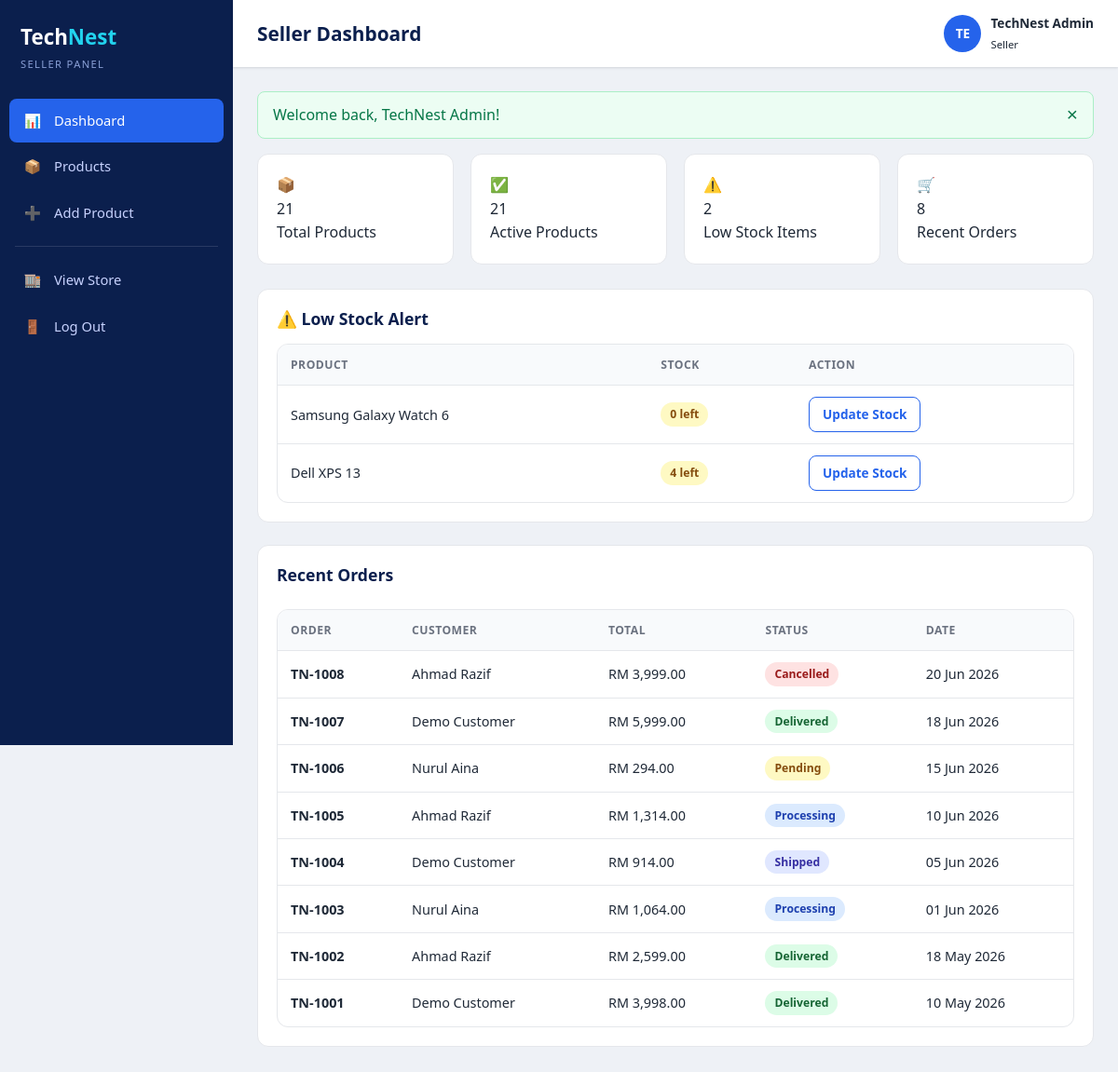
Screenshot of /seller/dashboard.php (signed in) with the database file from the repository.
### tables this page shows
CREATE TABLE users (
  user_id       INT AUTO_INCREMENT PRIMARY KEY,
  full_name     VARCHAR(100)  NOT NULL,
  email         VARCHAR(150)  NOT NULL UNIQUE,
  password_hash VARCHAR(255)  NOT NULL,
  phone         VARCHAR(30)   DEFAULT NULL,
  role          ENUM('customer','admin') NOT NULL DEFAULT 'customer',
  created_at    TIMESTAMP NOT NULL DEFAULT CURRENT_TIMESTAMP
);

CREATE TABLE products (
  product_id     INT AUTO_INCREMENT PRIMARY KEY,
  category_id    INT NOT NULL,
  name           VARCHAR(150)  NOT NULL,
  brand          VARCHAR(80)   DEFAULT NULL,
  description    TEXT          DEFAULT NULL,
  price          DECIMAL(10,2) NOT NULL,
  discount_price DECIMAL(10,2) DEFAULT NULL,
  stock_quantity INT           NOT NULL DEFAULT 0,
  image_path     VARCHAR(255)  DEFAULT NULL,
  is_featured    TINYINT(1)    NOT NULL DEFAULT 0,
  status         ENUM('active','inactive') NOT NULL DEFAULT 'active',
  created_at     TIMESTAMP NOT NULL DEFAULT CURRENT_TIMESTAMP,
  CONSTRAINT fk_products_category
    FOREIGN KEY (category_id) REFERENCES categories(category_id)
    ON UPDATE CASCADE ON DELETE RESTRICT,
  INDEX idx_products_category (category_id),
  INDEX idx_products_featured (is_featured)
);

CREATE TABLE orders (
  order_id        INT AUTO_INCREMENT PRIMARY KEY,
  user_id         INT NOT NULL,
  order_number    VARCHAR(20) NOT NULL UNIQUE,
  full_name       VARCHAR(100) NOT NULL,
  phone           VARCHAR(30)  NOT NULL,
  address         VARCHAR(255) NOT NULL,
  city            VARCHAR(80)  NOT NULL,
  postcode        VARCHAR(20)  NOT NULL,
  subtotal        DECIMAL(10,2) NOT NULL,
  shipping_fee    DECIMAL(10,2) NOT NULL DEFAULT 0.00,
  discount_amount DECIMAL(10,2) NOT NULL DEFAULT 0.00,
  coupon_code     VARCHAR(30)   DEFAULT NULL,
  total           DECIMAL(10,2) NOT NULL,
  payment_status  ENUM('unpaid','paid','refunded') NOT NULL DEFAULT 'unpaid',
  payment_method  VARCHAR(20)  DEFAULT NULL,
  status          ENUM('pending','processing','shipped','delivered','cancelled')
                    NOT NULL DEFAULT 'pending',
  created_at      TIMESTAMP NOT NULL DEFAULT CURRENT_TIMESTAMP,
  CONSTRAINT fk_orders_user
    FOREIGN KEY (user_id) REFERENCES users(user_id)
    ON UPDATE CASCADE ON DELETE CASCADE,
  INDEX idx_orders_user (user_id),
  INDEX idx_orders_status (status),
  INDEX idx_orders_payment_status (payment_status)
);

### includes/functions.php (called while the page is built, shortened)
<?php
require_once __DIR__ . '/db.php';
function e($value): string
{
    return htmlspecialchars((string) ($value ?? ''), ENT_QUOTES, 'UTF-8');
}
function url(string $path = ''): string
{
    return BASE_URL . ltrim($path, '/');
}
function money($amount): string
{
    return 'RM ' . number_format((float) $amount, 2);
}
function get_flashes(): array
{
    $flashes = $_SESSION['flash'] ?? [];
    return $flashes;
}
function db_one(string $sql, array $params = []): ?array
{
    $stmt = db()->prepare($sql);
    $stmt->execute($params);
    $row = $stmt->fetch();
    return $row === false ? null : $row;
}
function db_all(string $sql, array $params = []): array
{
    $stmt = db()->prepare($sql);
    $stmt->execute($params);
    return $stmt->fetchAll();
}

### includes/db.php (called while the page is built, shortened)
<?php
function db(): PDO
{
    static $pdo = null;
    if ($pdo instanceof PDO) {
        return $pdo;
    }
    $dsn = sprintf(
        'mysql:host=%s;port=%s;dbname=%s;charset=%s',
        DB_HOST, DB_PORT, DB_NAME, DB_CHARSET
    );
    $options = [
        PDO::ATTR_ERRMODE            => PDO::ERRMODE_EXCEPTION,
        PDO::ATTR_DEFAULT_FETCH_MODE => PDO::FETCH_ASSOC,
        PDO::ATTR_EMULATE_PREPARES   => false,
    ];
    try {
        $pdo = new PDO($dsn, DB_USER, DB_PASS, $options);
    } catch (PDOException $e) {
        http_response_code(500);
        exit(
            'Database connection failed. Please make sure MySQL is running and that '
            . 'the database "' . DB_NAME . '" has been imported (see README.md).'
        );
    }
    return $pdo;
}

### includes/auth.php (called while the page is built, shortened)
<?php
require_once __DIR__ . '/functions.php';
function current_user(): ?array
{
    $user = db_one('SELECT * FROM users WHERE user_id = ?', [$_SESSION['user_id']]) ?: false;
    return $user ?: null;
}

### seller/dashboard.php (the view, shortened to what this page needs)
<?php
require_once __DIR__ . '/../includes/auth.php';
$totalProducts  = db_one('SELECT COUNT(*) AS n FROM products')['n'] ?? 0;
$activeProducts = db_one('SELECT COUNT(*) AS n FROM products WHERE status="active"')['n'] ?? 0;
$lowStock       = db_all('SELECT name, stock_quantity FROM products WHERE stock_quantity <= ? AND status="active" ORDER BY stock_quantity ASC', [LOW_STOCK_THRESHOLD]);
$recentOrders   = db_all('SELECT o.order_number, o.created_at, o.total, o.status, u.full_name AS customer
                           FROM orders o JOIN users u ON u.user_id = o.user_id
                           ORDER BY o.created_at DESC LIMIT 8');
$heading    = 'Seller Dashboard';
require __DIR__ . '/../includes/seller_header.php';
?>
<div class="stat-grid">
    <div class="stat-card">
        <div class="stat-icon">📦</div>
        <div class="stat-body">
            <div class="stat-value"><?= (int)$totalProducts ?></div>
            <div class="stat-label">Total Products</div>
        </div>
    </div>
    <div class="stat-card">
        <div class="stat-icon">✅</div>
        <div class="stat-body">
            <div class="stat-value"><?= (int)$activeProducts ?></div>
            <div class="stat-label">Active Products</div>
        </div>
    </div>
    <div class="stat-card">
        <div class="stat-icon">⚠️</div>
        <div class="stat-body">
            <div class="stat-value"><?= count($lowStock) ?></div>
            <div class="stat-label">Low Stock Items</div>
        </div>
    </div>
    <div class="stat-card">
        <div class="stat-icon">🛒</div>
        <div class="stat-body">
            <div class="stat-value"><?= count($recentOrders) ?></div>
            <div class="stat-label">Recent Orders</div>
        </div>
    </div>
</div>
<?php if (!empty($lowStock)): ?>
<div class="panel mt-3">
    <h2>⚠️ Low Stock Alert</h2>
    <div class="table-wrap mt-2">
        <table class="data">
            <thead><tr><th>Product</th><th>Stock</th><th>Action</th></tr></thead>
            <tbody>
            <?php foreach ($lowStock as $ls): ?>
                <tr>
                    <td><?= e($ls['name']) ?></td>
                    <td><span class="pill pill-pending"><?= (int)$ls['stock_quantity'] ?> left</span></td>
                    <td><a href="<?= e(url('seller/products.php?q=' . urlencode($ls['name']))) ?>" class="btn btn-sm btn-outline">Update Stock</a></td>
                </tr>
            <?php endforeach; ?>
            </tbody>
        </table>
    </div>
</div>
<?php endif; ?>
<div class="panel mt-3">
    <div style="display:flex;justify-content:space-between;align-items:center;margin-bottom:12px">
        <h2>Recent Orders</h2>
    </div>
    <?php if (empty($recentOrders)): ?>
        <p class="muted">No orders yet.</p>
    <?php else: ?>
    <div class="table-wrap">
        <table class="data">
            <thead><tr><th>Order</th><th>Customer</th><th>Total</th><th>Status</th><th>Date</th></tr></thead>
            <tbody>
            <?php foreach ($recentOrders as $o): ?>
                <tr>
                    <td><strong><?= e($o['order_number']) ?></strong></td>
                    <td><?= e($o['customer']) ?></td>
                    <td><?= e(money($o['total'])) ?></td>
                    <td><span class="pill pill-<?= e($o['status']) ?>"><?= e(ucfirst($o['status'])) ?></span></td>
                    <td><?= e(date('d M Y', strtotime($o['created_at']))) ?></td>
                </tr>
            <?php endforeach; ?>
            </tbody>
        </table>
    </div>
    <?php endif; ?>
</div>
<?php require __DIR__ . '/../includes/seller_footer.php'; ?>

### includes/seller_header.php (shortened to what this page needs)
<?php
require_once __DIR__ . '/auth.php';
$seller_user = current_user();
$current     = basename($_SERVER['SCRIPT_NAME'] ?? '');
?>
<!DOCTYPE html>
<html lang="en">
<head>
    <link rel="stylesheet" href="<?= e(url('assets/css/style.css')) ?>">
    <link rel="stylesheet" href="<?= e(url('assets/css/admin.css')) ?>">
</head>
<body class="admin-body">
<div class="admin-shell">
    <aside class="admin-sidebar" id="admin-sidebar">
        <div class="admin-brand">Tech<span>Nest</span><small>Seller Panel</small></div>
        <nav class="admin-nav">
            <a href="<?= e(url('seller/dashboard.php')) ?>" class="<?= $current === 'dashboard.php' ? 'active' : '' ?>">
                <span class="ic">📊</span> Dashboard
            </a>
            <a href="<?= e(url('seller/products.php')) ?>" class="<?= in_array($current, ['products.php','product_form.php']) ? 'active' : '' ?>">
                <span class="ic">📦</span> Products
            </a>
            <a href="<?= e(url('seller/product_form.php')) ?>">
                <span class="ic">➕</span> Add Product
            </a>
            <hr>
            <a href="<?= e(url('index.php')) ?>"><span class="ic">🏬</span> View Store</a>
            <a href="<?= e(url('logout.php')) ?>"><span class="ic">🚪</span> Log Out</a>
        </nav>
    </aside>
    <div class="admin-main">
        <header class="admin-topbar">
            <h1 class="admin-title"><?= e($heading ?? 'Seller Dashboard') ?></h1>
            <div class="admin-user">
                <span class="admin-avatar"><?= e(strtoupper(substr($seller_user['full_name'], 0, 2))) ?></span>
                <div><strong><?= e($seller_user['full_name']) ?></strong><br><small>Seller</small></div>
            </div>
        </header>
        <div class="admin-content">
        <?php foreach (get_flashes() as $flash): ?>
            <div class="flash flash-<?= e($flash['type']) ?>" role="alert"><?= e($flash['message']) ?>
                <button type="button" class="flash-close" aria-label="Dismiss">&times;</button></div>
        <?php endforeach; ?>

### assets/css/style.css (style rules this page uses)
:root { --blue-900: #0b1f4d; --blue-700: #1b3a8a; --blue-600: #2563eb; --blue-500: #3b82f6; --blue-100: #dbeafe; --cyan-400: #22d3ee; --ink: #1f2937; --muted: #6b7280; --line: #e5e7eb; --bg: #f5f7fb; --white: #ffffff; --green: #16a34a; --red: #dc2626; --amber: #d97706; --radius: 12px; --radius-sm:8px; --shadow: 0 1px 3px rgba(16,24,40,.08), 0 1px 2px rgba(16,24,40,.06); --shadow-md:0 8px 24px rgba(16,24,40,.10); --container: 1200px; }
* { box-sizing: border-box; margin: 0; padding: 0; }
html { scroll-behavior: smooth; }
body { font-family: "Segoe UI", system-ui, -apple-system, Roboto, Arial, sans-serif; color: var(--ink); background: var(--bg); line-height: 1.6; }
a { color: var(--blue-600); text-decoration: none; }
h1, h2, h3, h4 { color: var(--blue-900); line-height: 1.25; }
.btn { display: inline-flex; align-items: center; justify-content: center; gap: 8px; padding: 11px 20px; border: 1px solid transparent; border-radius: var(--radius-sm); font-size: .95rem; font-weight: 600; cursor: pointer; transition: .15s ease; background: var(--white); color: var(--ink); }
.btn-outline { border-color: var(--blue-600); color: var(--blue-600); background: transparent; }
.btn-sm { padding: 7px 14px; font-size: .85rem; }
.flash { display: flex; justify-content: space-between; align-items: center; padding: 12px 16px; border-radius: var(--radius-sm); margin-bottom: 16px; border: 1px solid; font-weight: 500; }
.flash-success { background: #ecfdf3; border-color: #abefc6; color: #067647; }
.flash-close { background: none; border: 0; font-size: 1.3rem; cursor: pointer; color: inherit; }
.table-wrap { overflow-x: auto; background: #fff; border: 1px solid var(--line); border-radius: var(--radius); }
table.data { width: 100%; border-collapse: collapse; min-width: 600px; }
table.data th, table.data td { padding: 12px 14px; text-align: left; border-bottom: 1px solid var(--line); font-size: .9rem; }
table.data th { background: #f8fafc; color: var(--muted); text-transform: uppercase; font-size: .76rem; letter-spacing: .04em; }
table.data tr:last-child td { border-bottom: 0; }
.pill { padding: 3px 10px; border-radius: 999px; font-size: .76rem; font-weight: 700; display: inline-block; }
.pill-pending { background: #fef9c3; color: #854d0e; }
.pill-processing { background: #dbeafe; color: #1e40af; }
.pill-shipped { background: #e0e7ff; color: #3730a3; }
.pill-delivered { background: #dcfce7; color: #166534; }
.pill-cancelled { background: #fee2e2; color: #991b1b; }
.mt-2 { margin-top: 16px; }
.mt-3 { margin-top: 24px; }

### rows the page displays
users: full_name "TE", full_name "TechNest Admin"
products: name "Samsung Galaxy Watch 6", stock_quantity "0"
products: name "Dell XPS 13", stock_quantity "4"
orders: order_number "TN-1008", user.full_name "Ahmad Razif", total "RM 3,999.00", status "Cancelled", created_at "20 Jun 2026"
orders: order_number "TN-1007", user.full_name "Demo Customer", total "RM 5,999.00", status "Delivered", created_at "18 Jun 2026"
orders: order_number "TN-1006", user.full_name "Nurul Aina", total "RM 294.00", status "Pending", created_at "15 Jun 2026"
orders: order_number "TN-1005", user.full_name "Ahmad Razif", total "RM 1,314.00", status "Processing", created_at "10 Jun 2026"
orders: order_number "TN-1004", user.full_name "Demo Customer", total "RM 914.00", status "Shipped", created_at "05 Jun 2026"
orders: order_number "TN-1003", user.full_name "Nurul Aina", total "RM 1,064.00", status "Processing", created_at "01 Jun 2026"
orders: order_number "TN-1002", user.full_name "Ahmad Razif", total "RM 2,599.00", status "Delivered", created_at "18 May 2026"
orders: order_number "TN-1001", user.full_name "Demo Customer", total "RM 3,998.00", status "Delivered", created_at "10 May 2026"

### other values shown
$heading "Seller Dashboard"
$flash['message'] "Welcome back, TechNest Admin!"
$totalProducts "21"
$activeProducts "21"
count($lowStock) "2"
count($recentOrders) "8"
